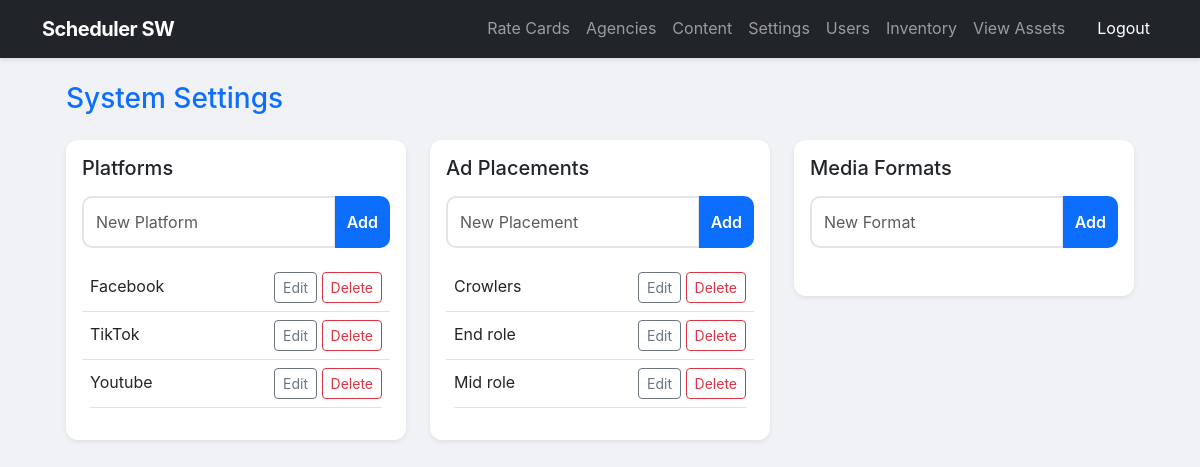
Before: /admin/settings.php (signed in) with the older database file.
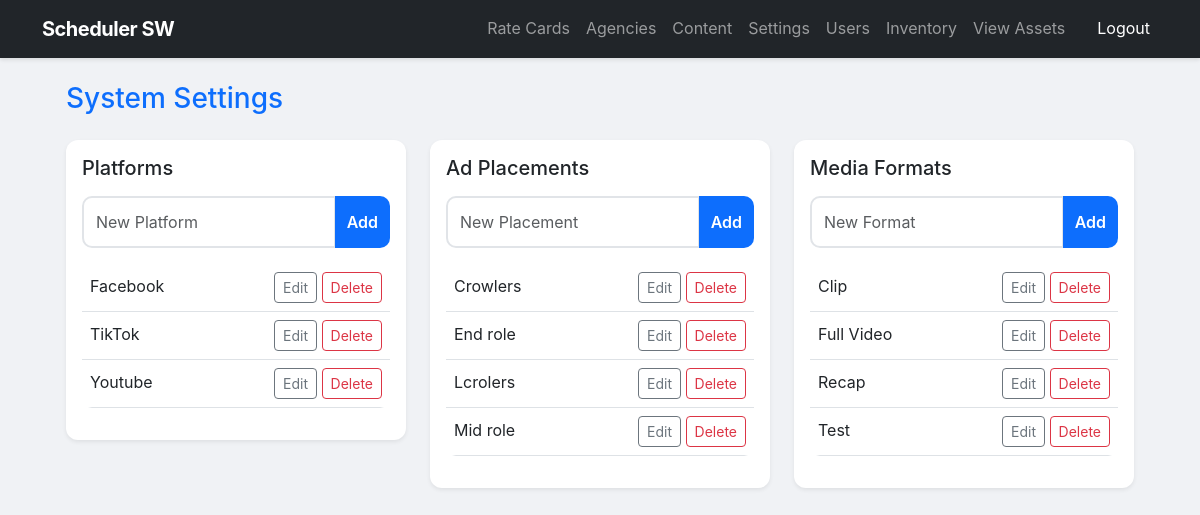
After: the same page with the newer database file.
### tables this page shows
CREATE TABLE `platforms` (
  `id` int(11) NOT NULL,
  `platform_name` varchar(50) DEFAULT NULL
);

CREATE TABLE `ad_placements` (
  `id` int(11) NOT NULL,
  `placement_name` varchar(50) DEFAULT NULL
);

CREATE TABLE `media_formats` (
  `id` int(11) NOT NULL,
  `format_name` varchar(50) NOT NULL
);

### admin/settings.php (the view, shortened to what the changed rows need)
<?php
require_once '../config/config.php';
$platforms = $pdo->query("SELECT * FROM platforms ORDER BY platform_name")->fetchAll();
$placements = $pdo->query("SELECT * FROM ad_placements ORDER BY placement_name")->fetchAll();
$formats = $pdo->query("SELECT * FROM media_formats ORDER BY format_name")->fetchAll();
?>
<?php include '../includes/header.php'; ?>
<div class="container-fluid px-4">
    <div class="row g-4">
        <div class="col-md-4">
            <div class="card shadow-sm border-0">
                <div class="card-body">
                    <table class="table align-middle">
                        <?php foreach($platforms as $p): ?>
                        <tr>
                            <td>
                                <span id="text_p_<?php echo $p['id']; ?>"><?php echo htmlspecialchars($p['platform_name']); ?></span>
                            </td>
                            <td class="text-end">
                                <button class="btn btn-sm btn-outline-secondary" onclick="document.getElementById('text_p_<?php echo $p['id']; ?>').style.display='none'; document.getElementById('form_p_<?php echo $p['id']; ?>').style.display='block';">Edit</button>
                                <form method="POST" onsubmit="return confirm('Delete?');" class="d-inline">
                                    <button type="submit" name="delete_platform" class="btn btn-sm btn-outline-danger">Delete</button>
                                </form>
                            </td>
                        </tr>
                        <?php endforeach; ?>
                    </table>
                </div>
            </div>
        </div>
        <div class="col-md-4">
            <div class="card shadow-sm border-0">
                <div class="card-body">
                    <table class="table align-middle">
                        <?php foreach($placements as $pl): ?>
                        <tr>
                            <td>
                                <span id="text_pl_<?php echo $pl['id']; ?>"><?php echo htmlspecialchars($pl['placement_name']); ?></span>
                            </td>
                            <td class="text-end">
                                <button class="btn btn-sm btn-outline-secondary" onclick="document.getElementById('text_pl_<?php echo $pl['id']; ?>').style.display='none'; document.getElementById('form_pl_<?php echo $pl['id']; ?>').style.display='block';">Edit</button>
                                <form method="POST" onsubmit="return confirm('Delete?');" class="d-inline">
                                    <button type="submit" name="delete_placement" class="btn btn-sm btn-outline-danger">Delete</button>
                                </form>
                            </td>
                        </tr>
                        <?php endforeach; ?>
                    </table>
                </div>
            </div>
        </div>
        <div class="col-md-4">
            <div class="card shadow-sm border-0">
                <div class="card-body">
                    <table class="table align-middle">
                        <?php foreach($formats as $f): ?>
                        <tr>
                            <td>
                                <span id="text_f_<?php echo $f['id']; ?>"><?php echo htmlspecialchars($f['format_name']); ?></span>
                            </td>
                            <td class="text-end">
                                <button class="btn btn-sm btn-outline-secondary" onclick="document.getElementById('text_f_<?php echo $f['id']; ?>').style.display='none'; document.getElementById('form_f_<?php echo $f['id']; ?>').style.display='block';">Edit</button>
                                <form method="POST" onsubmit="return confirm('Delete?');" class="d-inline">
                                    <button type="submit" name="delete_format" class="btn btn-sm btn-outline-danger">Delete</button>
                                </form>
                            </td>
                        </tr>
                        <?php endforeach; ?>
                    </table>
                </div>
            </div>
        </div>
    </div>
</div>
<?php include '../includes/footer.php'; ?>

Changed rows visible on the page:
added ad_placements: placement_name "Lcrolers"
added media_formats: format_name "Clip"
added media_formats: format_name "Full Video"
added media_formats: format_name "Recap"
added media_formats: format_name "Test"
